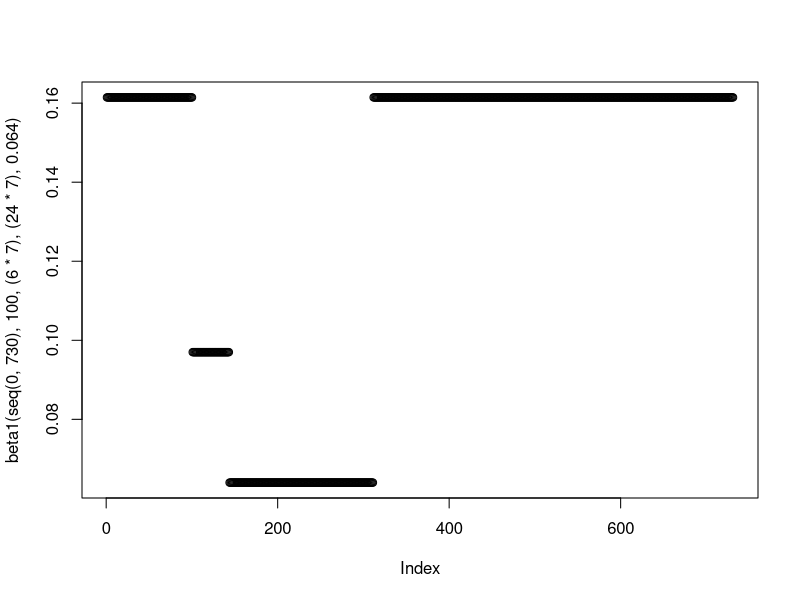
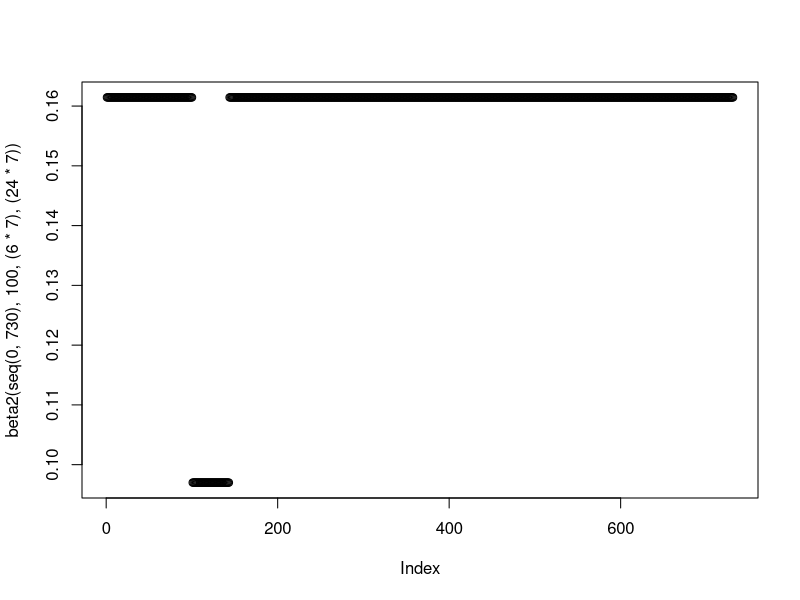
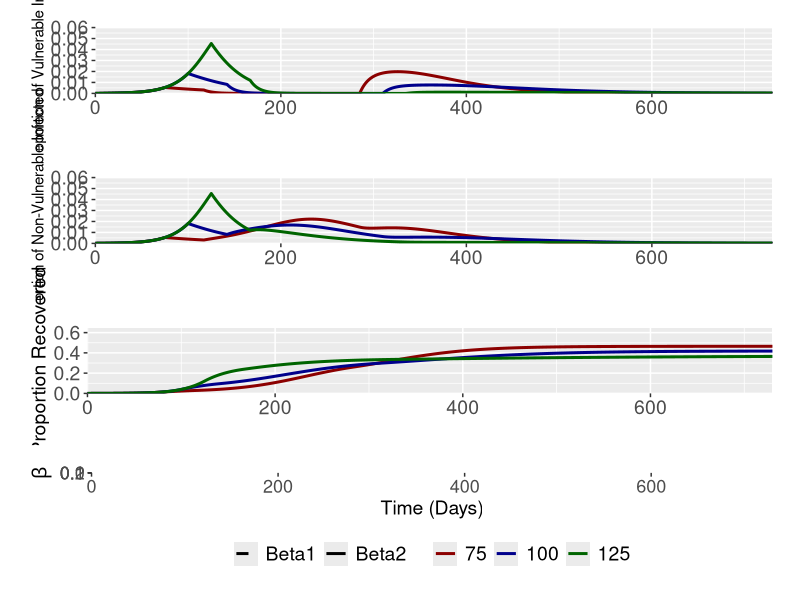

Write the R code that produced these figures, in order.
rm(list=ls())
library("deSolve"); library("ggplot2"); library("cowplot");library("reshape2"); library("dplyr"); library("RColorBrewer"); library("ggpubr")

#### Generic Functions ####
#Function for the generation time/(1/gamma) parameter
GenTime <- function(T2, R0) {
  G = T2 * ((R0-1)/log(2))
  return(G)
}

#Function to model intervention - currently set at baseline - added additional functionality to it
beta1 <- function(time, tstart1, tdur1, tdur2, beta1_2) {
  ifelse((time >= tstart1 & time <= tstart1+tdur1), #Phase 1
         0.097,
         ifelse((time >= tstart1+tdur1 & time <= tstart1+tdur1+tdur2), #Phase 2
                beta1_2,
                ifelse((time >= tstart1+tdur1+tdur2 & time <= 730), #Phase 3
                       (1.5*(1/(GenTime(4.6,2.4)))), #Phase 3
                       (1.5*(1/(GenTime(4.6,2.4)))) #Before Intervention
                )
         )
  )
}

plot(beta1(seq(0,730), 100, (6*7), (24*7), 0.064))

beta2 <- function(time, tstart1, tdur1, tdur2) {
  ifelse((time >= tstart1 & time <= tstart1+tdur1), #Phase 1
         0.097,
         ifelse((time >= tstart1+tdur1 & time <= tstart1+tdur1+tdur2), #Phase 2
                (1.5*(1/(GenTime(4.6,2.4)))),
                ifelse((time >= tstart1+tdur1+tdur2 & time <= 730), #Phase 3
                       (1.5*(1/(GenTime(4.6,2.4)))), #Phase 3
                       (1.5*(1/(GenTime(4.6,2.4)))) #Before Intervention
                )
         )
  )
}

plot(beta2(seq(0,730), 100, (6*7), (24*7)))

#### SS ####

#Function for Shielded/non-Shielded Pop
SIR <- function(time, state, parameters) {
  with(as.list(c(state, parameters)), {
    dSv = - beta1(time,tstart1,tdur1,tdur2,beta1_2)*Iv*Sv - beta1(time,tstart1,tdur1,tdur2,beta1_2)*Inv*Sv 
    
    dSnv = - beta2(time,tstart1,tdur1,tdur2)*Inv*Snv - beta2(time,tstart1,tdur1,tdur2)*Iv*Snv 
    
    dIv = beta1(time,tstart1,tdur1,tdur2,beta1_2)*Iv*Sv + beta1(time,tstart1,tdur1,tdur2,beta1_2)*Inv*Sv - gamma*Iv
    
    dInv =  beta2(time,tstart1,tdur1,tdur2)*Inv*Snv + beta2(time,tstart1,tdur1,tdur2)*Iv*Snv - gamma*Inv
    
    dR = gamma*Iv + gamma*Inv
    
    dCv = beta1(time,tstart1,tdur1,tdur2,beta1_2)*Iv*Sv + beta1(time,tstart1,tdur1,tdur2,beta1_2)*Inv*Sv
    
    dCnv =  beta2(time,tstart1,tdur1,tdur2)*Inv*Snv + beta2(time,tstart1,tdur1,tdur2)*Iv*Snv 
    return(list(c(dSv, dSnv, dIv, dInv, dR, dCv, dCnv)))
  })
}

#Initial Conditions and Times
init <- c(Sv = 0.15, Snv = 0.85-0.0001, Iv = 0, Inv = 0.0001, R = 0, Cv= 0, Cnv = 0)
times <- seq(0,730,by = 1)

#Beta Functions are specified in the ODE
parms = c(gamma = 1/(GenTime(4.6,2.4)), 
          tstart1 = 100, 
          tdur1 = 6*7,
          tdur2 = 24*7,
          beta1_2 = 0.097)

out2 <- data.frame(ode(y = init, func = SIR, times = times, parms = parms))

#Extra Data Columns in Dataframe
out2$Iv <- out2$Iv/0.15
out2$Inv <- out2$Inv/0.85
out2$Cv <- out2$Cv/0.15
out2$Cnv <- out2$Cnv/0.85
out2$beta1 <- beta1(seq(0,730), 100, (6*7), (24*7), 0.097)
out2$beta2 <- beta2(seq(0,730), 100, (6*7), (24*7))

#Cumulative Infections are scaled relative to the relative V and nV population sizes - 0.15 and 0.85
#You should not compare these numbers to the recovered fraction - they will not add up

colnames(out2) <- c("Time", "Suscv", "Suscnv","Infected_Is", "Infected_Ip", "Recov", "CumV", "Cumnv", "Beta1", "Beta2")

#### Trigger Date Sensitivity Analysis #### 

trigday <- c(75,100,125)
trigdaydata <- data.frame(matrix(nrow = 0, ncol = 7))

for(i in 1:length(trigday)) {
  temp <- data.frame(matrix(nrow = length(times), ncol = 7))
  init <- c(Sv = 0.15, Snv = 0.85-0.0001, Iv = 0, Inv = 0.0001, R = 0, Cv= 0, Cnv = 0)
  times <- seq(0,730,by = 1)
  parms = c(gamma = 1/(GenTime(4.6,2.4)), 
            tstart1 = trigday[i], 
            tdur1 = 6*7,
            tdur2 = 24*7,
            beta1_2 = 0)
  out1 <- data.frame(ode(y = init, func = SIR, times = times, parms = parms))
  out1$Iv <- out1$Iv/0.15
  out1$Inv <- out1$Inv/0.85
  temp[,1] <- as.character(trigday[i])
  temp[,2] <- out1$time
  temp[,3] <- out1$Iv
  temp[,4] <- out1$Inv
  temp[,5] <- out1$R
  temp[,6] <- beta1(seq(0,730), trigday[i], (6*7), (24*7), 0)
  temp[,7] <- beta2(seq(0,730), trigday[i], (6*7), (24*7))
  trigdaydata <- rbind(trigdaydata, temp)
}

colnames(trigdaydata) <- c("Trigger_Day", "Time", "Vulnerable", "non_Vulnerable", "Recovered", "Beta1", "Beta2")
trigdaydata$Trigger_Day <- factor(trigdaydata$Trigger_Day, levels = unique(trigdaydata$Trigger_Day))


betacomb <- rbind.data.frame(data.frame("Time" = times, "Value" = beta1(seq(0,730), 75, (6*7), (24*7), 0),"Beta" = "Beta1", "Trigger" = "75"),
                             data.frame("Time" = times, "Value" = beta2(seq(0,730), 75, (6*7), (24*7)),"Beta" = "Beta2", "Trigger" = "75"),
                             data.frame("Time" = times, "Value" = beta1(seq(0,730), 100, (6*7), (24*7), 0),"Beta" = "Beta1", "Trigger" = "100"),
                             data.frame("Time" = times, "Value" = beta2(seq(0,730), 100, (6*7), (24*7)),"Beta" = "Beta2", "Trigger" = "100"),
                             data.frame("Time" = times, "Value" = beta1(seq(0,730), 125, (6*7), (24*7), 0),"Beta" = "Beta1", "Trigger" = "125"),
                             data.frame("Time" = times, "Value" = beta2(seq(0,730), 125, (6*7), (24*7)),"Beta" = "Beta2", "Trigger" = "125"))
betacomb$Beta <- factor(betacomb$Beta, levels = unique(betacomb$Beta))
betacomb$Trigger <- factor(betacomb$Trigger, levels = unique(betacomb$Trigger))

#### Aggregated Plots

pinfv <- ggplot(data = trigdaydata, aes(x = (Time), y = Vulnerable, col = Trigger_Day)) + geom_line(size = 1.02, stat = "identity") +
  labs(x ="Time (Days)", y = "Proportion of Vulnerable Infected") + scale_y_continuous(limits = c(0,0.06) ,  expand = c(0,0)) +
  theme(legend.position = "none", legend.title = element_blank(), legend.text=element_text(size=14),  axis.text=element_text(size=14), axis.title.y=element_text(size=11),axis.title.x= element_blank(),
        legend.spacing.x = unit(0.3, 'cm'), plot.margin=unit(c(0.7,0.7,0.8,0.8),"cm")) +
  scale_x_continuous(expand = c(0, 0)) + scale_color_manual(values = c("darkred", "darkblue", "darkgreen")) 

pinfnv <- ggplot(data = trigdaydata, aes(x = (Time), y = non_Vulnerable, col = Trigger_Day)) + geom_line(size = 1.02, stat = "identity") +
  labs(x ="Time (Days)", y = "Proportion of Non-Vulnerable Infected") + scale_y_continuous(limits = c(0,0.06) ,  expand = c(0,0)) +
  theme(legend.position = "none", legend.title = element_blank(), legend.text=element_text(size=14),  axis.text=element_text(size=14), axis.title.y=element_text(size=11),axis.title.x= element_blank(),
        legend.spacing.x = unit(0.3, 'cm'), plot.margin=unit(c(0.7,0.7,0.8,0.8),"cm")) +
  scale_x_continuous(expand = c(0, 0)) + scale_color_manual(values = c("darkred", "darkblue", "darkgreen")) 

prec <- ggplot(data = trigdaydata, aes(x = (Time), y = Recovered, col = Trigger_Day)) + geom_line(size = 1.02, stat = "identity") +
  labs(x ="Time (Days)", y = "Proportion Recovered") + scale_y_continuous(limits = c(0,0.65) ,  expand = c(0,0)) +
  theme(legend.position = "none", legend.title = element_blank(), legend.text=element_text(size=14), axis.text=element_text(size=14), axis.title.y=element_text(size=14),axis.title.x= element_blank(),
        legend.spacing.x = unit(0.3, 'cm'), plot.margin=unit(c(0.7,0.7,0.8,0.8),"cm")) +
  scale_x_continuous(expand = c(0, 0))  + scale_color_manual(values = c("darkred", "darkblue", "darkgreen")) 

pbeta <- ggplot(data = betacomb, aes(x = as.numeric(Time), y = as.numeric(Value), col = Trigger, lty = Beta)) + geom_line(size = 1.02, stat = "identity") +
  labs(x ="Time (Days)", y = expression(beta)) + scale_y_continuous(limits = c(0,0.3) ,  expand = c(0,0)) +
  theme(legend.position = "bottom", legend.title = element_blank(), axis.text=element_text(size=13), axis.title.y=element_text(size=14), axis.title.x = element_text(size=14),
        legend.spacing.x = unit(0.3, 'cm'), legend.text=element_text(size=14), plot.margin=unit(c(0.7,0.7,0.8,0.8),"cm")) +
  scale_x_continuous(expand = c(0, 0)) + guides(fill=guide_legend(nrow=2,byrow=TRUE)) + scale_color_manual(values = c("darkred", "darkblue", "darkgreen")) + 
  scale_linetype_manual(values = c(2,1)) 

ggarrange(pinfv, 
          pinfnv,
          prec,
          pbeta,
          nrow = 4,
          heights = c(0.3,0.3, 0.3, 0.3))
